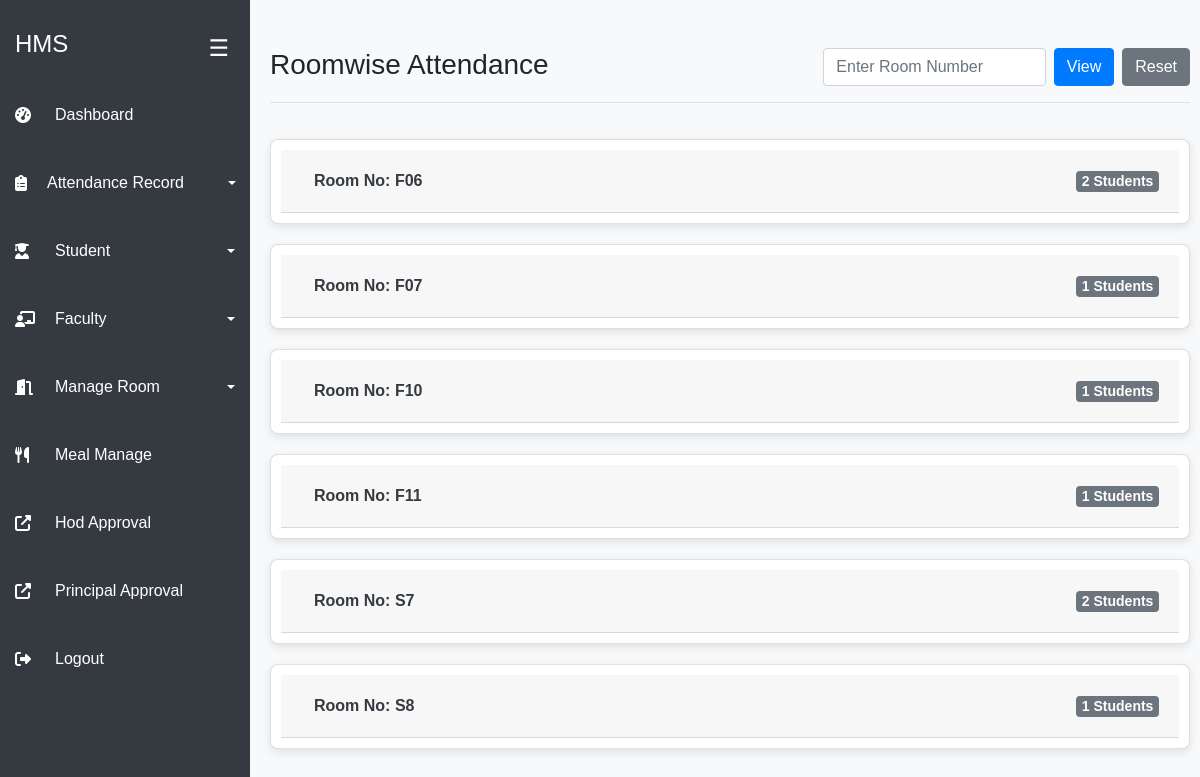
Page /admin/roomwise_attendance.php on the committed database.
### tables this page shows
CREATE TABLE `rooms` (
  `room_no` varchar(10) NOT NULL,
  `capacity` int(11) NOT NULL
);

### admin/roomwise_attendance.php (the view, shortened to what this page needs)
<?php
$query = "
    SELECT r.room_no, s.sid, s.name,
           CASE
               WHEN a.status = 1 THEN 'Present'
               ELSE 'Absent'
           END AS attendance_status
    FROM rooms r
    LEFT JOIN students s ON r.room_no = s.room_no
    LEFT JOIN attendance a ON s.sid = a.sid AND a.date = CURDATE()
    WHERE s.sid IS NOT NULL
    ORDER BY r.room_no, s.name
";
$result = mysqli_query($connection, $query);
$rooms = [];
while ($row = mysqli_fetch_assoc($result)) {
    $room_no = $row['room_no'];
    if (!isset($rooms[$room_no])) {
        $rooms[$room_no] = ['present' => [], 'absent' => []];
    }
    $student_entry = "<li class='list-group-item'><b>{$row['sid']}</b> - {$row['name']}</li>";
    if ($row['attendance_status'] === 'Present') {
        $rooms[$room_no]['present'][] = $student_entry;
    } else {
        $rooms[$room_no]['absent'][] = $student_entry;
    }
}
?>
<!DOCTYPE html>
<html lang="en">
<head>
    <link rel="stylesheet" href="https://stackpath.bootstrapcdn.com/bootstrap/4.3.1/css/bootstrap.min.css">
</head>
<body>
<?php include('sidebar.php'); ?>
<br>
<br>
<div class=" main-content">
    <div class="row align-items-center mb-2">
        <div class="col-md-6">
        <h3 class="mb-1">Roomwise Attendance</h3>
        </div>
        <div class="col-md-6 d-flex justify-content-end">
            <input type="text" id="searchRoom" class="form-control w-50" placeholder="Enter Room Number">
            <button class="btn btn-primary ml-2" id="viewRoom">View</button>
            <button class="btn btn-secondary ml-2" id="resetView">Reset</button>
        </div>
    </div>
    <hr>
</div>
<div class=" main-content">
    <div id="roomList" class="d-flex flex-column">
        <?php foreach ($rooms as $room_no => $students): ?>
            <div class="card room-card" data-room="<?= $room_no ?>">
                <div class="card-header d-flex justify-content-between align-items-center">
                    <h5 class="mb-0">
                        <button class="btn btn-link text-dark font-weight-bold toggle-room" data-target="#room<?= $room_no ?>">
                            Room No: <?= $room_no ?>
                        </button>
                    </h5>
                    <span class="badge badge-secondary"><?= count($students['present']) + count($students['absent']) ?> Students</span>
                </div>
            </div>
        <?php endforeach; ?>
    </div>
</div>
</body>
</html>

### admin/roomwise_attendance.php (style rules this page uses)
body { background-color: #f8f9fa; font-family: Arial, sans-serif; }
.main-content { margin-left: 240px; padding: 20px; margin-top: -20px; width: calc(100% - 240px); }
.main-content { margin-left: 250px; transition: all 0.3s ease; }
.room-card { background: white; border-radius: 8px; box-shadow: 0px 3px 10px rgba(0, 0, 0, 0.1); margin-bottom: 20px; padding: 10px; }
.btn-link { text-decoration: none; }
.badge-secondary { font-size: 14px; }

### admin/sidebar.php (style rules this page uses)
.main-content { margin-left: 250px; transition: margin-left 0.3s ease-in-out; padding: 20px; }

### rows in the picture
rooms: room_no "S8", count($students['present']) + count($students['absent']) "1"

### other values in the picture
$room_no "F06"
count($students['present']) + count($students['absent']) "2"
$room_no "F07"
count($students['present']) + count($students['absent']) "1"
$room_no "F10"
$room_no "F11"
$room_no "S7"
